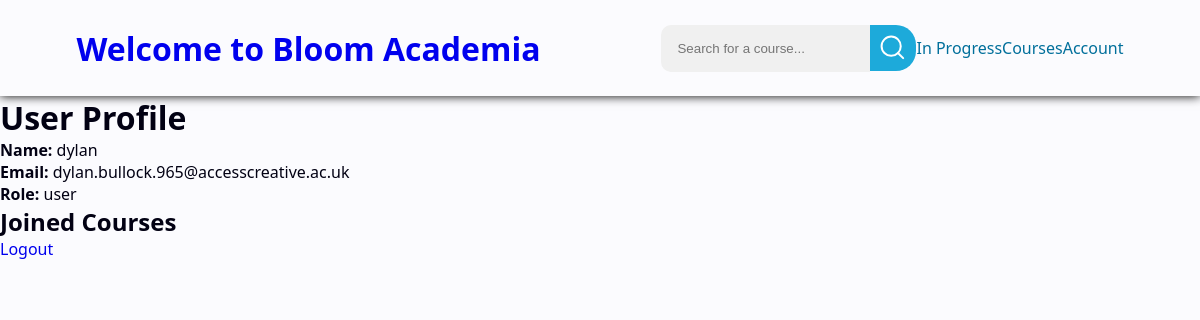
The page /profile (signed in) on the database as committed earlier.
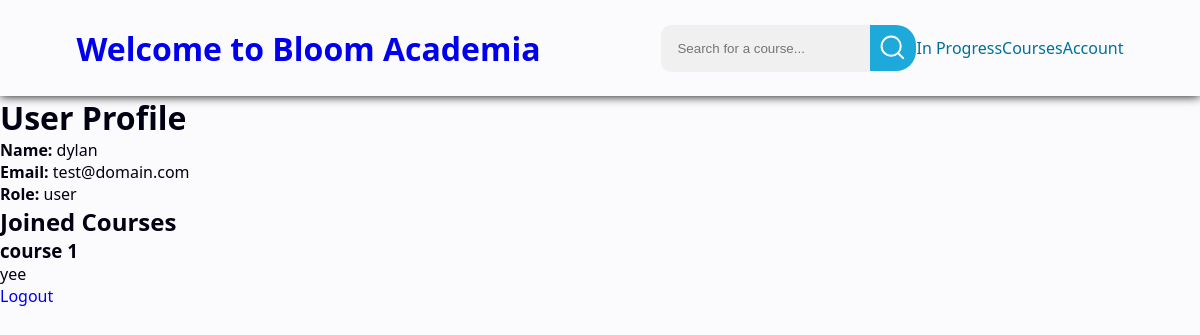
The same page on the database as committed later.
### tables this page shows
CREATE TABLE users (uid INTEGER PRIMARY KEY AUTOINCREMENT, name TEXT NOT NULL, email TEXT UNIQUE, password TEXT NOT NULL, role INTEGER);

CREATE TABLE courses (cid INTEGER PRIMARY KEY AUTOINCREMENT, cname TEXT, description TEXT, course_image BLOB);

### app.py (the view)
@app.route('/profile')
def profile():
    if 'user_id' not in session:
        return redirect(url_for('login'))
    user_id = session['user_id']
    with db.connect("./instance/users.db") as conn:
        user_profile = db.get_user_profile(conn, user_id)
        user_courses = db.get_user_courses(conn, user_id)
    name, email, role_id = user_profile
    role_map = {1: 'user', 2: 'creator', 3: 'admin'}
    role = role_map.get(role_id, 'unknown')  # Map role ID to role name, default to 'unknown' if not found
    return render_template('profile.html', name=name, email=email, role=role, courses=user_courses)

### modules/db_functions.py (called while the page is built)
def connect(db_path):
    return sqlite3.connect(db_path)

def get_user_profile(conn, user_id):
    c = conn.cursor()
    c.execute("SELECT name, email, role FROM users WHERE uid = ?", (user_id,))
    return c.fetchone()

def get_user_courses(conn, user_id):
    c = conn.cursor()
    c.execute("""
        SELECT courses.cname, courses.description
        FROM courses
        JOIN course_users ON courses.cid = course_users.cid
        WHERE course_users.uid = ?
    """, (user_id,))
    return c.fetchall()

### templates/profile.html (shortened to what this page needs)
<!DOCTYPE html>
<html lang="en">
<head>
    <link rel="stylesheet" href="{{ url_for('static', filename='css/style.css') }}">
</head>
<body>
    <header>
        <a href="{{ url_for('home') }}"><h1>Welcome to Bloom Academia</h1></a>
        <nav>
            <form id="search-bar" method="POST" action="{{ url_for('search_course') }}">
                <input id="search-bar-input" type="text" name="search-bar-input" placeholder="Search for a course...">
                <button id="search-bar-btn" type="submit" name="search-bar-btn"></button>
            </form>
            <a href="{{ url_for('profile') }}">In Progress</a>
            <a href="{{ url_for('list_courses') }}">Courses</a>
            {% if name %}
                <a href="{{ url_for('profile') }}">Account</a>
            {% else %}
                <a href="{{ 'login' }}">Login</a>
            {% endif %}
        </nav>
    </header>
    <h1>User Profile</h1>
    <div class="profile-info">
        <p><strong>Name:</strong> {{ name }}</p>
        <p><strong>Email:</strong> {{ email }}</p>
        <p><strong>Role:</strong> {{ role }}</p>
    </div>
    <h2>Joined Courses</h2>
    <ul>
        {% for course in courses %}
            <li>
                <h3>{{ course[0] }}</h3>
                <p>{{ course[1] }}</p>
            </li>
        {% endfor %}
    </ul>
    <a href="{{ url_for('logout') }}">Logout</a>
</body>
</html>

### static/css/style.css (style rules this page uses)
:root { --bg: #FBFBFE; --primary: #1DAADA; --secondary: #006F9B; --accent: #00B64C; }
* { padding: 0; margin: 0; box-sizing: border-box; }
a { text-decoration: none; }
html, body { height: 100%; width: 100%; }
body { background-color: #FBFBFE; background-image: url("root/static/images/wave-haikei.png"); color: #020113; font-family: 'Segoe UI', Tahoma, Geneva, Verdana, sans-serif; }
header { height: 10%; width: 100%; display: flex; align-items: center; justify-content: space-around; padding: 3rem 1rem; box-shadow: 0 0 10px 0 black; }
nav { display: flex; flex-direction: row; align-items: center; justify-content: space-evenly; }
nav a { color: var(--secondary); }
#search-bar { display: flex; flex-direction: row; align-items: center; }
#search-bar-input { padding: 1rem; border: none; border-radius: 10px 0 0 10px; background-color: #f0f0f0; }
#search-bar-btn { display: flex; padding: 7px; border: none; border-radius: 0 20px 20px 0; background-color: var(--primary); transition: 0.5s; cursor: pointer; }

Rows that differ between the two databases and show on the page:
changed users "dylan": email "dylan.bullock.965@accesscreative.ac.uk" → "test@domain.com"
now on this page (row edited): courses: cname "course 1", description "yee"
